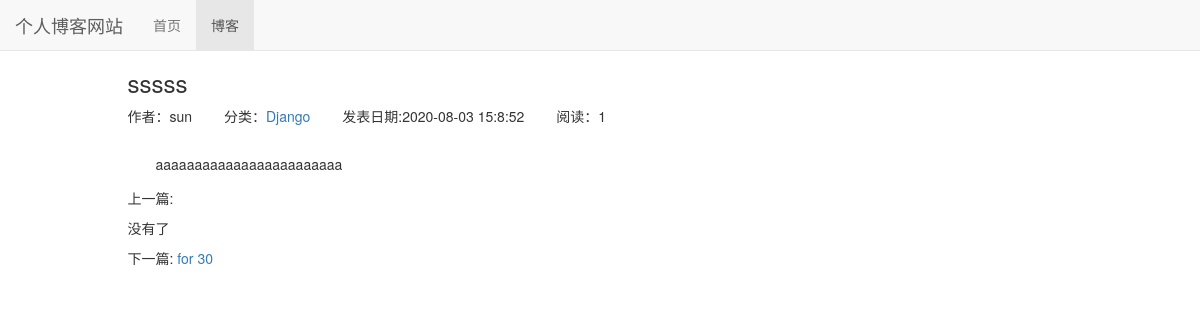
The app's page /blog/36, older data.
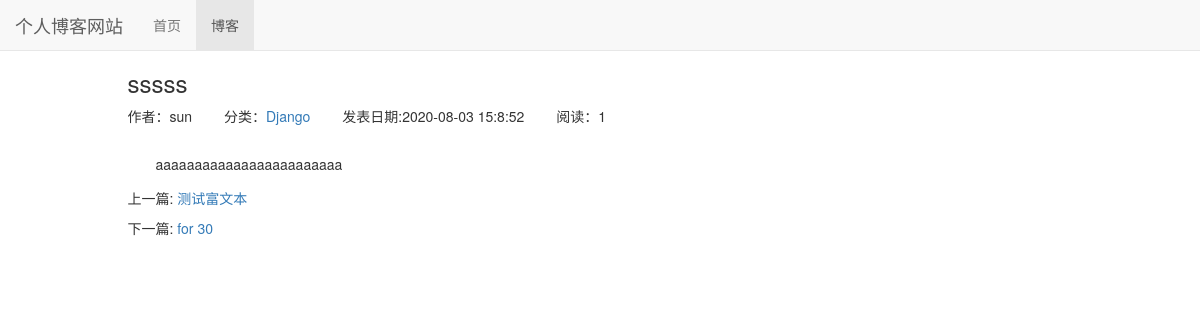
The same page, newer data.
### blog/models.py (models this page shows, shortened)
class Blog(models.Model):
    title = models.CharField(max_length=50)
    blog_type = models.ForeignKey(BlogType,on_delete=models.DO_NOTHING,default=1)
    content = RichTextUploadingField()
    author = models.ForeignKey(User,on_delete=models.DO_NOTHING)
    readed_num = models.IntegerField(default=0)
    created_time = models.DateTimeField(auto_now_add = True)
    last_updated_time = models.DateTimeField(auto_now = True)
    class Meta:
        ordering = ["-created_time"]

class BlogType(models.Model):
    type_name = models.CharField(max_length=15)
    def __str__(self):
        return self.type_name

### blog/views.py (the view)
# urls.py: path('<int:blog_pk>',views.blog_detail,name ='blog_detail'),
def blog_detail(request,blog_pk):
    blog = get_object_or_404(Blog,pk = blog_pk)
    blog.readed_num += 1
    blog.save()
    context = {}
    context['previous_blog'] = Blog.objects.filter(created_time__gt = blog.created_time).last()
    context['next_blog'] = Blog.objects.filter(created_time__lt = blog.created_time).first()
    context['blog'] = blog
    response = render_to_response('blog/blog_detail.html',context) # 响应
    response.set_cookie('blog_%s_readed' % blog_pk,'true')
    return response

### blog/templates/blog/blog_detail.html (shortened to what this page needs)
{% extends 'base.html' %}
{% block nav_blog_active %}active{% endblock %}
{% load staticfiles %}
{% block header_extends %}
<link rel ="stylesheet" href="{% static 'blog/blog.css' %}">
{% endblock %}
{% block content %}
    <div class="container">
        <div class="row">
            <div class="col-xs-10 col-xs-offset-1">
                <h3>{{  blog.title  }}</h3>
                <ul class="blog-info-description">
                    <li>作者：{{ blog.author }}</li>
                    <li>分类：<a href="{% url 'blogs_with_type' blog.blog_type.pk %}" >{{  blog.blog_type }}</a></li>
                    <li>发表日期:{{ blog.created_time|date:"Y-m-d H:n:s" }}</li>
                    <li>阅读：{{ blog.readed_num }}</li>
                </ul>
                <div class="blog-content">{{  blog.content|safe  }}</div>
                <div class="blog-more">
                    <p>上一篇:
                        {% if previous_blog %}
                            <a href="{% url 'blog_detail' previous_blog.pk %}">{{ previous_blog.title }}</a>
                        {% else %}
                            <p>没有了</p>
                        {% endif %}
                    <p>下一篇:
                        {% if next_blog %}
                        <a href="{% url 'blog_detail' next_blog.pk %}">{{next_blog.title}}</a>
                    {% else %}
                        <p>没有了</p>
                    {% endif %}</p>
                </div>
            </div>
        </div>
    </div>
{% endblock %}

### templates/base.html (shortened to what this page needs)
{% load staticfiles %}
<!DOCTYPE html>
<html lang="zh-CN">
    <head>
        <link rel ="stylesheet" href="{% static 'base.css' %}">
        <link rel ="stylesheet" href="{% static 'bootstrap/css/bootstrap.min.css' %}">
        {% block header_extends %}{% endblock %}
    </head>
    <body>
        <div class="navbar navbar-default navbar-fixed-top" role="navigation">
            <div class="container-fluid">
                <div class="navbar-header">
                    <a class="navbar-brand" href="{% url 'home' %}">
                        个人博客网站
                    </a>
                </div>
                <div  id="navbar-collapse" class="collapse navbar-collapse">
                    <ul class="nav navbar-nav">
                        <li class="{% block nav_home_active %}{% endblock %}"><a href="{% url 'home' %}">首页</a></li>
                        <li class="{% block nav_blog_active %}{% endblock %}"><a href="{% url 'blog_list' %}">博客</a></li>
                    </ul>
                </div>
            </div>
        </div>
    {% block content %}{% endblock %}
    </body>
</html>

### static/base.css (style rules this page uses)
* { margin: 0; padding: 0; }
body { margin-top: 50px!important; }

### blog/static/blog/blog.css (style rules this page uses)
ul.blog-info-description { list-style-type: none; margin-bottom: 2em; }
ul.blog-info-description li { display: inline-block; margin-right: 2em; }
div.blog-content { text-indent: 2em; }
div.blog-more { margin-top: 1em; }
ul { list-style-type: none; }

Row changes from the older to the newer data that the page shows:
added Blog: title "测试富文本"
Text that changed along with them:
text no longer shown: "没有了"
